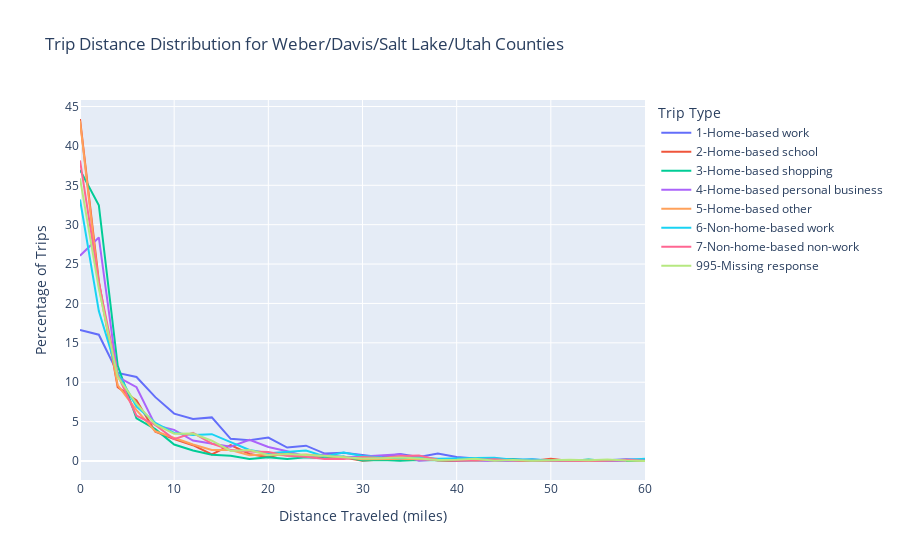

Here is the notebook cell this chart was saved with:
### Markdown cell above
## Plotly

### Code cell
import plotly.express as px

# Create an interactive line graph
fig = px.line(
    filtered_grouped,
    x='distance_miles_2mibin',
    y='percentage',
    color='Trip Type',
    #markers=True,  # This adds markers to each point
    labels={
        'distance_miles_2mibin': 'Distance Traveled (miles)',
        'percentage': 'Percentage'
    },
    title='Trip Distance Distribution for Weber/Davis/Salt Lake/Utah Counties'
    
)

# Update layout if necessary
fig.update_layout(
    xaxis_title='Distance Traveled (miles)',
    yaxis_title='Percentage of Trips',
    legend_title='Trip Type'
)

# Show the plot
fig.show()

### Figure 1 — Plotly figure (JSON) as saved in the notebook; plotly's stock layout.template omitted (floating-point values rounded to 4 significant figures)
{"data": [{"hovertemplate": "Trip Type=1-Home-based work<br>Distance Traveled (miles)=%{x}<br>Percentage=%{y}<extra></extra>", "legendgroup": "1-Home-based work", "line": {"color": "#636efa", "dash": "solid"}, "marker": {"symbol": "circle"}, "mode": "lines", "name": "1-Home-based work", "orientation": "v", "showlegend": true, "type": "scatter", "x": [0, 2, 4, 6, 8, 10, 12, 14, 16, 18, 20, 22, 24, 26, 28, 30, 32, 34, 36, 38, 40, 42, 44, 46, 48, 50, 52, 54, 56, 58, 60], "xaxis": "x", "y": [16.63, 16.03, 11.17, 10.67, 8.106, 6.017, 5.343, 5.534, 2.819, 2.638, 2.973, 1.71, 1.945, 0.9461, 1.038, 0.7559, 0.488, 0.8842, 0.5161, 0.9407, 0.5201, 0.3284, 0.2954, 0.2067, 0.08465, 0.03346, 0.12, 0.05737, 0.0893, 0.2163, 0.1458], "yaxis": "y"}, {"hovertemplate": "Trip Type=2-Home-based school<br>Distance Traveled (miles)=%{x}<br>Percentage=%{y}<extra></extra>", "legendgroup": "2-Home-based school", "line": {"color": "#EF553B", "dash": "solid"}, "marker": {"symbol": "circle"}, "mode": "lines", "name": "2-Home-based school", "orientation": "v", "showlegend": true, "type": "scatter", "x": [0, 2, 4, 6, 8, 10, 12, 14, 16, 18, 20, 22, 24, 26, 28, 30, 32, 34, 36, 38, 40, 42, 44, 46, 48, 50, 52, 54, 56, 58, 60], "xaxis": "x", "y": [43.42, 22.83, 9.376, 7.686, 3.71, 2.786, 2.006, 0.8462, 2.007, 0.8979, 0.4849, 1.073, 0.5376, 0.3456, 0.4512, 0.03902, 0.1974, 0.09725, 0.3965, 0.07125, 0.00487, 0.1566, 0.04742, 0.03055, 0.0134, 0.2876, 0, 0.02338, 0.0008715, 0, 0.001997], "yaxis": "y"}, {"hovertemplate": "Trip Type=3-Home-based shopping<br>Distance Traveled (miles)=%{x}<br>Percentage=%{y}<extra></extra>", "legendgroup": "3-Home-based shopping", "line": {"color": "#00cc96", "dash": "solid"}, "marker": {"symbol": "circle"}, "mode": "lines", "name": "3-Home-based shopping", "orientation": "v", "showlegend": true, "type": "scatter", "x": [0, 2, 4, 6, 8, 10, 12, 14, 16, 18, 20, 22, 24, 26, 28, 30, 32, 34, 36, 38, 40, 42, 44, 46, 48, 50, 52, 54, 56, 58, 60], "xaxis": "x", "y": [36.94, 32.47, 12.11, 5.413, 4.043, 2.093, 1.336, 0.8024, 0.6632, 0.2564, 0.4651, 0.2446, 0.4875, 0.455, 0.5668, 0.06682, 0.1379, 0.03285, 0.1332, 0.164, 0.1076, 0.04784, 0.08199, 0.2075, 0.03828, 0.005232, 0.00923, 0.1752, 0.00612, 0, 0], "yaxis": "y"}, {"hovertemplate": "Trip Type=4-Home-based personal business<br>Distance Traveled (miles)=%{x}<br>Percentage=%{y}<extra></extra>", "legendgroup": "4-Home-based personal business", "line": {"color": "#ab63fa", "dash": "solid"}, "marker": {"symbol": "circle"}, "mode": "lines", "name": "4-Home-based personal business", "orientation": "v", "showlegend": true, "type": "scatter", "x": [0, 2, 4, 6, 8, 10, 12, 14, 16, 18, 20, 22, 24, 26, 28, 30, 32, 34, 36, 38, 40, 42, 44, 46, 48, 50, 52, 54, 56, 58], "xaxis": "x", "y": [26.05, 28.38, 10.69, 9.37, 4.55, 3.958, 2.595, 2.164, 1.823, 2.675, 1.784, 1.25, 0.5913, 0.8222, 0.4681, 0.5652, 0.7335, 0.8603, 0.02098, 0.1786, 0.0496, 0.04776, 0.01279, 0.002563, 0.2241, 0, 0.01589, 0, 0, 0.006969], "yaxis": "y"}, {"hovertemplate": "Trip Type=5-Home-based other<br>Distance Traveled (miles)=%{x}<br>Percentage=%{y}<extra></extra>", "legendgroup": "5-Home-based other", "line": {"color": "#FFA15A", "dash": "solid"}, "marker": {"symbol": "circle"}, "mode": "lines", "name": "5-Home-based other", "orientation": "v", "showlegend": true, "type": "scatter", "x": [0, 2, 4, 6, 8, 10, 12, 14, 16, 18, 20, 22, 24, 26, 28, 30, 32, 34, 36, 38, 40, 42, 44, 46, 48, 50, 52, 54, 56, 58, 60], "xaxis": "x", "y": [43.2, 22.28, 9.64, 6.468, 3.769, 2.904, 2.093, 1.41, 1.402, 0.7279, 0.8606, 0.7051, 0.8179, 0.6153, 0.4884, 0.2264, 0.2598, 0.2424, 0.2204, 0.1747, 0.1142, 0.07697, 0.2001, 0.1291, 0.05302, 0.03481, 0.06509, 0.008481, 0.09118, 0.12, 0.03033], "yaxis": "y"}, {"hovertemplate": "Trip Type=6-Non-home-based work<br>Distance Traveled (miles)=%{x}<br>Percentage=%{y}<extra></extra>", "legendgroup": "6-Non-home-based work", "line": {"color": "#19d3f3", "dash": "solid"}, "marker": {"symbol": "circle"}, "mode": "lines", "name": "6-Non-home-based work", "orientation": "v", "showlegend": true, "type": "scatter", "x": [0, 2, 4, 6, 8, 10, 12, 14, 16, 18, 20, 22, 24, 26, 28, 30, 32, 34, 36, 38, 40, 42, 44, 46, 48, 50, 52, 54, 56, 58, 60], "xaxis": "x", "y": [33.2, 19.04, 11.17, 6.913, 4.852, 3.57, 3.308, 3.409, 2.401, 1.408, 0.9882, 1.133, 1.319, 0.5764, 1.067, 0.6441, 0.4433, 0.3496, 0.4641, 0.2976, 0.3888, 0.3879, 0.3989, 0.1495, 0.228, 0.05785, 0.08969, 0.07946, 0.1156, 0.1393, 0.2764], "yaxis": "y"}, {"hovertemplate": "Trip Type=7-Non-home-based non-work<br>Distance Traveled (miles)=%{x}<br>Percentage=%{y}<extra></extra>", "legendgroup": "7-Non-home-based non-work", "line": {"color": "#FF6692", "dash": "solid"}, "marker": {"symbol": "circle"}, "mode": "lines", "name": "7-Non-home-based non-work", "orientation": "v", "showlegend": true, "type": "scatter", "x": [0, 2, 4, 6, 8, 10, 12, 14, 16, 18, 20, 22, 24, 26, 28, 30, 32, 34, 36, 38, 40, 42, 44, 46, 48, 50, 52, 54, 56, 58, 60], "xaxis": "x", "y": [38.15, 22.66, 10.94, 5.756, 4.584, 2.765, 3.565, 2.203, 1.409, 1.198, 1.129, 0.6599, 0.5249, 0.2582, 0.2455, 0.4925, 0.3766, 0.6331, 0.6988, 0.168, 0.06008, 0.1822, 0.2156, 0.07291, 0.04803, 0.05119, 0.01213, 0.0174, 0.06726, 0.166, 0.03334], "yaxis": "y"}, {"hovertemplate": "Trip Type=995-Missing response<br>Distance Traveled (miles)=%{x}<br>Percentage=%{y}<extra></extra>", "legendgroup": "995-Missing response", "line": {"color": "#B6E880", "dash": "solid"}, "marker": {"symbol": "circle"}, "mode": "lines", "name": "995-Missing response", "orientation": "v", "showlegend": true, "type": "scatter", "x": [0, 2, 4, 6, 8, 10, 12, 14, 16, 18, 20, 22, 24, 26, 28, 30, 32, 34, 36, 38, 40, 42, 44, 46, 48, 50, 52, 54, 56, 58, 60], "xaxis": "x", "y": [35.88, 21.88, 10.67, 7.279, 4.641, 3.465, 3.494, 2.577, 1.284, 1.39, 0.7629, 0.8877, 0.7465, 0.6697, 0.461, 0.3025, 0.3573, 0.4332, 0.3207, 0.128, 0.1564, 0.2871, 0.0243, 0.1205, 0.03335, 0.1385, 0.1645, 0.111, 0.1968, 0.04938, 0.01294], "yaxis": "y"}], "layout": {"legend": {"title": {"text": "Trip Type"}, "tracegroupgap": 0}, "title": {"text": "Trip Distance Distribution for Weber/Davis/Salt Lake/Utah Counties"}, "xaxis": {"anchor": "y", "domain": [0, 1], "title": {"text": "Distance Traveled (miles)"}}, "yaxis": {"anchor": "x", "domain": [0, 1], "title": {"text": "Percentage of Trips"}}}}
